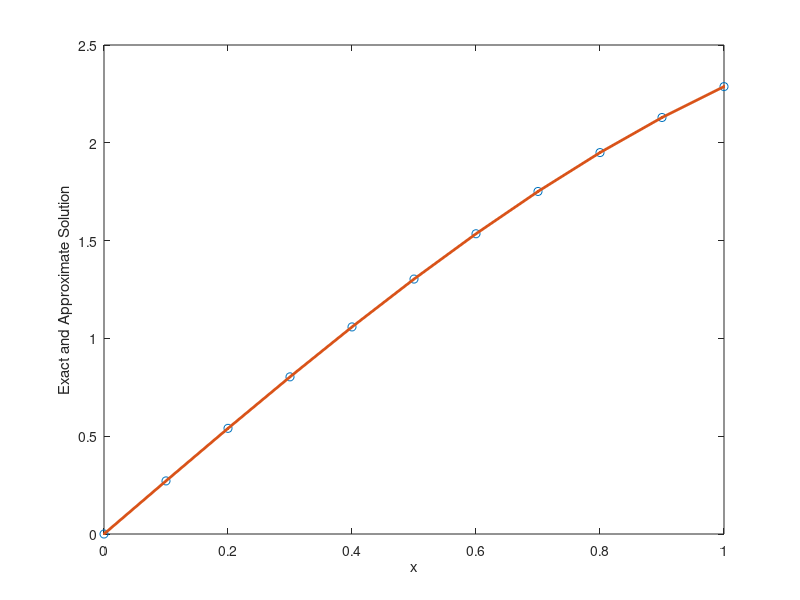

Write the MATLAB code that produced this figure.
%=========================================================
% 1D Heat Problem:  u_t - u_xx = f  on (0,1)x(0,1)
% FTCS finite difference method
%=========================================================
clear
clc
close all
%% Exact solution and source term
u = @(x,t) exp(t).*sin(x);
f = @(x,t) 2.*exp(t).*sin(x);
%%
a = 0;
b = 1;
h = 1/10;
N = (b-a)/h;
t0 = 0;
T = 1;
dt = 1e-4;
M = (T-t0)/dt;
x = (a:h:b)';
t = (t0:dt:T)';
%% Initial condition
U = u(x,0);
U_new = U;  % Store new time step
%% Time loop
s = dt/(h^2);
for n=1:M
    tn = n*dt
    U_new(2:end-1) = U(2:N) + s*(U(3:end) - 2*U(2:end-1) + U(1:end-2)) + dt*f(x(2:end-1),tn);
    U_new(1) = 0;
    U_new(end) = exp(tn)*sin(1);
    U = U_new;  % Update solution
end
norm(U-u(x,T),inf)
plot(x,U,'o',x,u(x,T),'.-','LineWidth',2)
xlabel('x')
ylabel('Exact and Approximate Solution')
